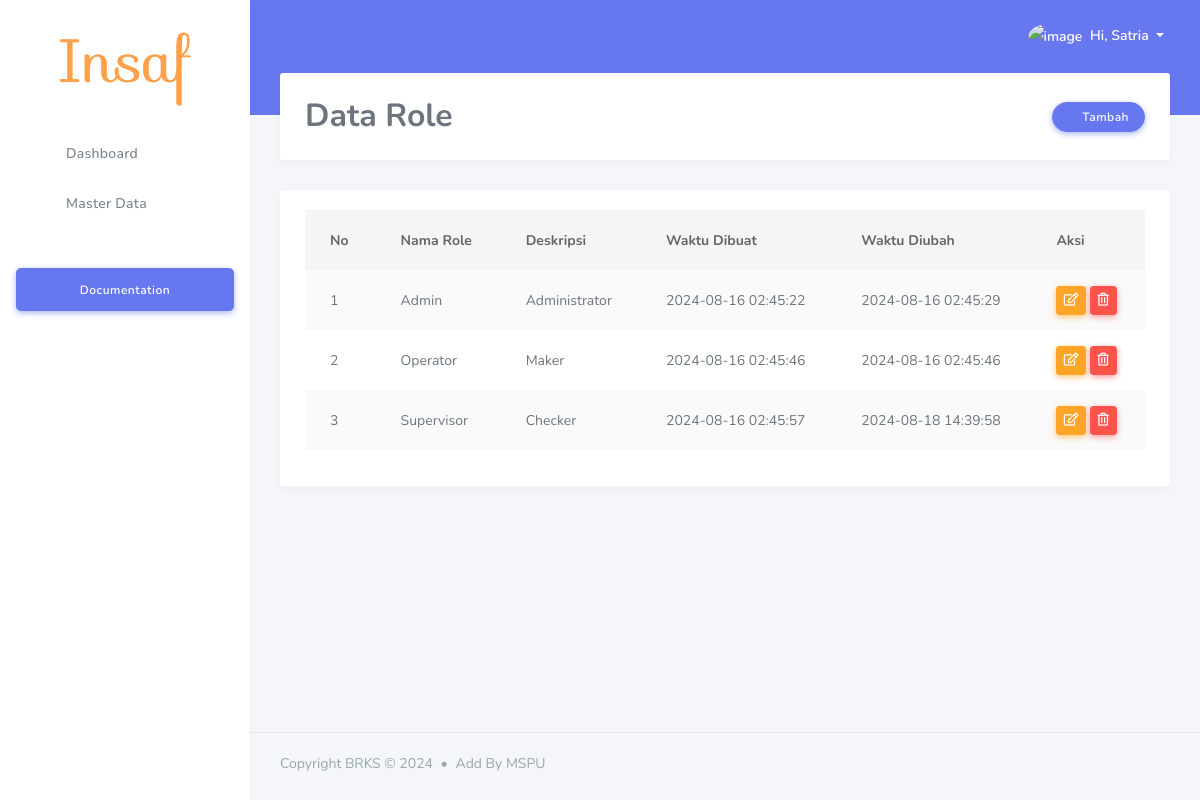
/index.php/role, run on the app's committed database.
### tables this page shows
CREATE TABLE `menu` (
  `id` bigint(20) NOT NULL AUTO_INCREMENT,
  `menu_name` varchar(100) DEFAULT NULL,
  `url` varchar(100) DEFAULT NULL,
  `icon` varchar(100) DEFAULT NULL,
  `main_menu` tinyint(1) DEFAULT NULL,
  `active` int(11) DEFAULT NULL,
  `order` int(11) DEFAULT NULL,
  `created_by` varchar(100) DEFAULT NULL,
  `created_at` timestamp NOT NULL DEFAULT current_timestamp(),
  `updated_at` timestamp NOT NULL DEFAULT current_timestamp() ON UPDATE current_timestamp(),
  PRIMARY KEY (`id`)
);

CREATE TABLE `role` (
  `id` bigint(20) NOT NULL AUTO_INCREMENT,
  `role_name` varchar(100) DEFAULT NULL,
  `description` text DEFAULT NULL,
  `created_at` timestamp NULL DEFAULT current_timestamp(),
  `updated_at` timestamp NULL DEFAULT current_timestamp() ON UPDATE current_timestamp(),
  PRIMARY KEY (`id`)
);

### application/libraries/Template.php (called while the page is built, shortened)
<?php if (!defined('BASEPATH')) exit('No direct script access allowed');
class Template
{
	var $template_data = array();
	function set($name, $value)
	{
		$this->template_data[$name] = $value;
	}
	function load($template = '', $view = '', $view_data = array(), $return = FALSE)
	{
		$this->CI = &get_instance();
		$this->set('contents', $this->CI->load->view($view, $view_data, TRUE));
		return $this->CI->load->view($template, $this->template_data, $return);
	}
}

### application/controllers/role.php (called while the page is built, shortened)
<?php
class Role extends CI_Controller
{
    public function index()
    {
        $data_roles = $this->role_model->get_role();
        $data['roles'] = array_map(function ($role) {
            return (object) $role;
        }, $data_roles);
        return $this->template->load('template/layout', 'master/vw_role', $data);
    }
}

### index.php (called while the page is built, shortened)
<?php
require_once BASEPATH.'core/CodeIgniter.php';

### application/models/Role_model.php (called while the page is built, shortened)
<?php
class Role_model extends CI_Model
{
    public function get_role()
    {
        return $this->db->get('role')->result_array();
    }
}

### application/helpers/encryption_helper.php (called while the page is built, shortened)
<?php
if (!function_exists('encrypt_data')) {
    function encrypt_data($data, $key = 'random string') {
        $CI =& get_instance();
        $CI->encryption->initialize(
            array(
                'cipher' => 'aes-256',
                'mode' => 'ctr',
                'key' => $key
            )
        );
        $encrypted = $CI->encryption->encrypt($data);
        return base64_encode($encrypted);
    }
}

### application/models/Menu_model.php (called while the page is built)
<?php
class Menu_model extends CI_Model
{
    public function get_menus($main_menu) {
        $this->db->where('main_menu', $main_menu);
        $this->db->where('active', 1);
        $this->db->order_by('order', 'ASC');
        return $this->db->get('menu')->result_array();
    }
}

### application/views/master/vw_role.php (the view, shortened to what this page needs)
<section class="section">
    <div class="row">
        <div class="col-lg-12 col-md-12 col-sm-12">
            <div class="card card-statistic-2">
                <div class="d-flex card-header justify-content-between py-4">
                    <h2 class="mb-0">Data Role</h2>
                    <button id="tambahBtn" class="btn btn-primary float-right"><i class="fas fa-plus"></i> Tambah</button>
                </div>
            </div>
        </div>
    </div>
    <div class="section-body">
        <div class="row">
            <div class="col-lg-12 col-md-12 col-sm-12 col-12">
                <div class="card">
                    <div class="card-body">
                        <div class="table-responsive">
                            <table id="role-table" class="table table-striped">
                                <thead>
                                    <tr>
                                        <th>No</th>
                                        <th>Nama Role</th>
                                        <th>Deskripsi</th>
                                        <th>Waktu Dibuat</th>
                                        <th>Waktu Diubah</th>
                                        <th>Aksi</th>
                                    </tr>
                                </thead>
                                <tbody>
                                    <?php
                                    $no = 1;
                                    foreach ($roles as $value) {
                                    ?>
                                        <tr>
                                            <td><?= $no ?></td>
                                            <td><?= $value->role_name ?></td>
                                            <td><?= $value->description ?></td>
                                            <td><?= $value->created_at ?></td>
                                            <td><?= $value->updated_at ?></td>
                                            <td>
                                                <button data-toggle="modal"
                                                    data-target="#editForm" data-id_role=<?= $value->id ?>
                                                    data-description="<?= htmlspecialchars($value->description) ?>"
                                                    data-role_name="<?= htmlspecialchars($value->role_name) ?>"
                                                    id="editBtn"
                                                    data-action="edit" class="btn btn-sm btn-warning"><i class="far fa-edit"></i></button>
                                                <a href="<?= site_url('role/hapus/' . encrypt_data($value->id)); ?>" class="btn btn-sm btn-danger delete-confirm">
                                                    <i class="far fa-trash-alt"></i>
                                                </a>
                                            </td>
                                        </tr>
                                    <?php
                                        $no++;
                                    }
                                    ?>
                                </tbody>
                            </table>
                        </div>
                    </div>
                </div>
            </div>
        </div>
</section>

### application/views/template/layout.php (shortened to what this page needs)
<!DOCTYPE html>
<html lang="en">
<head>
    <link rel="stylesheet" href="<?php echo base_url('assets/modules/bootstrap/css/bootstrap.min.css'); ?>">
    <link rel="stylesheet" href="<?php echo base_url('assets/modules/fontawesome/css/all.min.css'); ?>">
    <link rel="stylesheet" href="<?php echo base_url('assets/modules/jqvmap/dist/jqvmap.min.css'); ?>">
    <link rel="stylesheet" href="<?php echo base_url('assets/modules/summernote/summernote-bs4.css'); ?>">
    <link rel="stylesheet" href="<?php echo base_url('assets/modules/owlcarousel2/dist/assets/owl.carousel.min.css'); ?>">
    <link rel="stylesheet" href="<?php echo base_url('assets/modules/owlcarousel2/dist/assets/owl.theme.default.min.css'); ?>">
    <link rel="stylesheet" href="<?php echo base_url('assets/css/style.css'); ?>">
    <link rel="stylesheet" href="<?php echo base_url('assets/css/components.css'); ?>">
    <link rel="stylesheet" href="<?php echo base_url('assets/modules/datatables/Responsive-2.2.1/css/dataTables.bootstrap4.css'); ?>">
</head>
<body>
    <div id="app">
        <div class="main-wrapper main-wrapper-1">
            <div class="navbar-bg"></div>
            <?php $this->load->view('template/header'); ?>
            <div class="main-sidebar sidebar-style-2">
                <?php $this->load->view('template/sidebar'); ?>
            </div>
            <div class="main-content">
                <?php echo $contents; ?>
            </div>
            <?php $this->load->view('template/footer'); ?>
        </div>
    </div>
</body>
</html>

### application/views/template/header.php (shortened to what this page needs)
<nav class="navbar navbar-expand-lg main-navbar justify-content-end">
    <form class="form-inline mr-auto">
        <ul class="navbar-nav mr-3">
            <li><a href="#" data-toggle="sidebar" class="nav-link nav-link-lg"><i class="fas fa-bars"></i></a></li>
        </ul>
    </form>
    <ul class="navbar-nav navbar-right">
        <li class="dropdown"><a href="#" data-toggle="dropdown" class="nav-link dropdown-toggle nav-link-lg nav-link-user">
                <img alt="image" src="<?php echo base_url() ?>assets/img/avatar/av.jpg" class="rounded-circle mr-1">
                <div class="d-sm-none d-lg-inline-block">Hi, Satria</div>
            </a>
        </li>
    </ul>
</nav>

### application/views/template/sidebar.php (shortened to what this page needs)
<?php
$CI = &get_instance();
$menus = $CI->menu_model->get_menus(0);
$current_url = $CI->uri->segment(1);
?>
<aside id="sidebar-wrapper">
<div class="sidebar-brand">
    <a href="<?= base_url('dashboard'); ?>" class="logo-link">
        <img src="<?= base_url('assets/img/logo/logo_insaf.png'); ?>" alt="Logo" style="height: 80px; margin-top: 27px; margin-bottom: 130px" class="logo">
    </a>
</div>
    <ul class="sidebar-menu">
        <?php foreach ($menus as $menu):
            $submenus = $CI->menu_model->get_menus($menu['id']);
            $is_active = ($current_url == $menu['url']) ? 'active' : '';
            $is_parent_active = false;
            if (empty($submenus)):
        ?>
                <li class="<?= $is_active; ?>">
                    <a class="nav-link" href="<?= base_url($menu['url']); ?>">
                        <i class="<?= $menu['icon']; ?>"></i> <span><?= $menu['menu_name']; ?></span>
                    </a>
                </li>
            <?php else: ?>
                <li class="dropdown <?= $is_active; ?>">
                    <a href="#" class="nav-link has-dropdown <?= $is_parent_active ? 'active' : ''; ?>">
                        <i class="<?= $menu['icon']; ?>"></i> <span><?= $menu['menu_name']; ?></span>
                    </a>
                </li>
            <?php endif; ?>
        <?php endforeach; ?>
    </ul>
    <div class="mt-4 mb-4 p-3 hide-sidebar-mini">
        <a href="https://getstisla.com/docs" class="btn btn-primary btn-lg btn-block btn-icon-split">
            <i class="fas fa-rocket"></i> Documentation
        </a>
    </div>
</aside>

### application/views/template/footer.php (shortened to what this page needs)
<footer class="main-footer">
    <div class="footer-left">
        Copyright BRKS &copy; 2024 <div class="bullet"></div> Add By MSPU</a>
    </div>
</footer>

### application/views/template/sidebar.php (style rules this page uses)
.logo { height: 80px; margin-top: 25px; margin-bottom: 100px; transition: transform 0.5s ease; }

### data on the page
menu: menu_name "Dashboard"
menu: menu_name "Master Data"
role: role_name "Admin", description "Administrator", created_at "2024-08-16 02:45:22", updated_at "2024-08-16 02:45:29"
role: role_name "Operator", description "Maker", created_at "2024-08-16 02:45:46", updated_at "2024-08-16 02:45:46"
role: role_name "Supervisor", description "Checker", created_at "2024-08-16 02:45:57", updated_at "2024-08-18 14:39:58"
